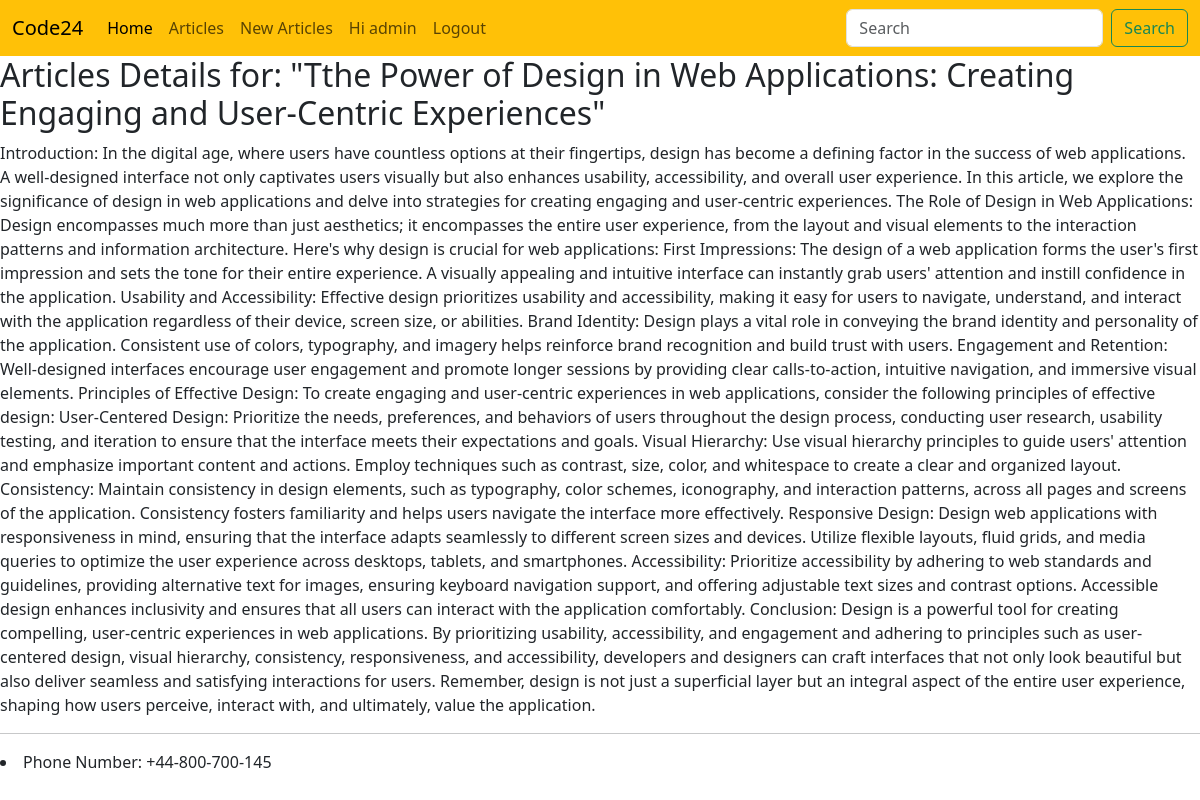
Screenshot of /articles/the-power-of-design-in-web-applications-creating-engaging-and-user-centric-experiences/ (signed in) with the database file from the repository.
### article/models.py (models this page shows, shortened)
class ArticleModel(models.Model):
    STATUS_OF_ARTICLE = (
        ("checking" , "Checking"),
        ("rejected" , "Rejected"),
        ("published" , "Published"),
    )
    Title = models.CharField(max_length=150)
    Body  = models.TextField(max_length=10000)
    Author= models.ForeignKey("auth.user", on_delete=models.CASCADE)
    Created = models.DateTimeField(auto_now_add=True)
    Edited = models.DateTimeField(auto_now=True)
    Status = models.CharField(max_length=15, choices=STATUS_OF_ARTICLE, default="checking")
    slug   = models.SlugField(unique=True, null=True)
    class Meta:
        ordering = ("-Created",)

### article/views.py (the view)
# urls.py: path('<slug:slug>/', ArticleDetailView.as_view(), name = "ArticleDetailView_url"),
class ArticleDetailView(DetailView):
    model = ArticleModel
    template_name = "article/ArticleDetailView.html"
    context_object_name  = "articles"

### template/article/ArticleDetailView.html (shortened to what this page needs)
{% extends "base.html" %}
{% block title %}<h2>Articles Details for: "{{articles.Title}}"</h2>{% endblock title %}
{% block content %}
{{articles.Body}}
{% endblock content %}

### template/base.html (shortened to what this page needs)
<!doctype html>
<html lang="en">
    <head>
        <link
            href="https://cdn.jsdelivr.net/npm/bootstrap@5.3.2/dist/css/bootstrap.min.css"
            rel="stylesheet"
        />
    </head>
    <body>
        <nav class="navbar navbar-expand-lg bg-warning">
            <div class="container-fluid">
              <a class="navbar-brand" href="{% url "home_url" %}">{{Site_Name}}</a>
              <div class="collapse navbar-collapse" id="navbarSupportedContent">
                <ul class="navbar-nav me-auto mb-2 mb-lg-0">
                  <li class="nav-item">
                    <a class="nav-link active" aria-current="page" href="{% url "home_url" %}">Home</a>
                  </li>
                  <li class="nav-item">
                    <a class="nav-link" href="{% url "ArticleListView_url" %}">Articles</a>
                  </li>
                  <li class="nav-item">
                    <a class="nav-link" href="{% url "ArticleCreateView_url" %}">New Articles</a>
                  </li>
                  {% if user.is_authenticated %}
                      <li class="nav-item">
                        <a class="nav-link" href="">Hi {{user.username}}</a>
                      </li>
                      <li class="nav-item">
                        <a class="nav-link" href="{% url "logout_url" %}">Logout</a>
                      </li>
                  {% else %}
                      <li class="nav-item">
                        <a class="nav-link" href="{% url "login_url" %}">Login</a>
                      </li>
                  {% endif %}
                </ul>
                <form class="d-flex" role="search">
                  <input class="form-control me-2" type="search" placeholder="Search" aria-label="Search">
                  <button class="btn btn-outline-success" type="submit">Search</button>
                </form>
              </div>
            </div>
          </nav>
        <header>
            {% block title %}{% endblock title %}
        </header>
        <main>
            {% block content %}{% endblock content %}
        </main>
        <footer>
            <hr>
            <p><li>Phone Number: {{Phone_Number}}</li></p>
        </footer>
    </body>
</html>

### rows the page displays
ArticleModel: Title "Tthe Power of Design in Web Applications: Creating Engaging and User-Centric Experiences", Body "Introduction: In the digital age, where users have countless options at their fingertips, design has become a defining factor in the success of web applications. A well-designed interface not only captivates users visually but also enhances usability, accessibility, and overall user experience. In this article, we explore the significance of design in web applications and delve into strategies for creating engaging and user-centric experiences. The Role of Design in Web Applications: Design encompasses much more than just aesthetics; it encompasses the entire user experience, from the layout and visual elements to the interaction patterns and information architecture. Here's why design is…"

### other values shown
{{ Site_Name }} "Code24"
{{ user.username }} "admin"
{{ Phone_Number }} "+44-800-700-145"
